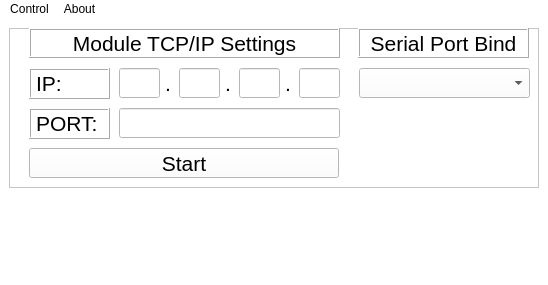
<?xml version="1.0" encoding="UTF-8"?>
<ui version="4.0">
 <class>oMainWind</class>
 <widget class="QMainWindow" name="oMainWind">
  <property name="geometry">
   <rect>
    <x>0</x>
    <y>0</y>
    <width>548</width>
    <height>285</height>
   </rect>
  </property>
  <property name="sizePolicy">
   <sizepolicy hsizetype="Minimum" vsizetype="Minimum">
    <horstretch>0</horstretch>
    <verstretch>0</verstretch>
   </sizepolicy>
  </property>
  <property name="maximumSize">
   <size>
    <width>550</width>
    <height>285</height>
   </size>
  </property>
  <property name="cursor">
   <cursorShape>PointingHandCursor</cursorShape>
  </property>
  <property name="windowTitle">
   <string>UART to Network Tools (Server)</string>
  </property>
  <property name="windowIcon">
   <iconset resource="images.qrc">
    <normaloff>:/qorvo_ico.png</normaloff>:/qorvo_ico.png</iconset>
  </property>
  <property name="styleSheet">
   <string notr="true">background-color: rgb(255, 255, 255);</string>
  </property>
  <property name="toolButtonStyle">
   <enum>Qt::ToolButtonIconOnly</enum>
  </property>
  <widget class="QWidget" name="centralwidget">
   <property name="autoFillBackground">
    <bool>false</bool>
   </property>
   <layout class="QGridLayout" name="gridLayout">
    <item row="0" column="0">
     <widget class="QFrame" name="oFrameMain">
      <property name="sizePolicy">
       <sizepolicy hsizetype="Expanding" vsizetype="Expanding">
        <horstretch>0</horstretch>
        <verstretch>0</verstretch>
       </sizepolicy>
      </property>
      <property name="minimumSize">
       <size>
        <width>530</width>
        <height>160</height>
       </size>
      </property>
      <property name="maximumSize">
       <size>
        <width>530</width>
        <height>160</height>
       </size>
      </property>
      <property name="cursor">
       <cursorShape>PointingHandCursor</cursorShape>
      </property>
      <property name="frameShape">
       <enum>QFrame::StyledPanel</enum>
      </property>
      <property name="frameShadow">
       <enum>QFrame::Raised</enum>
      </property>
      <widget class="QLabel" name="oLbEthernet">
       <property name="geometry">
        <rect>
         <x>20</x>
         <y>0</y>
         <width>311</width>
         <height>30</height>
        </rect>
       </property>
       <property name="sizePolicy">
        <sizepolicy hsizetype="MinimumExpanding" vsizetype="MinimumExpanding">
         <horstretch>0</horstretch>
         <verstretch>0</verstretch>
        </sizepolicy>
       </property>
       <property name="minimumSize">
        <size>
         <width>300</width>
         <height>30</height>
        </size>
       </property>
       <property name="maximumSize">
        <size>
         <width>500</width>
         <height>60</height>
        </size>
       </property>
       <property name="font">
        <font>
         <pointsize>16</pointsize>
        </font>
       </property>
       <property name="layoutDirection">
        <enum>Qt::LeftToRight</enum>
       </property>
       <property name="frameShape">
        <enum>QFrame::Box</enum>
       </property>
       <property name="frameShadow">
        <enum>QFrame::Raised</enum>
       </property>
       <property name="text">
        <string>Module TCP/IP Settings</string>
       </property>
       <property name="alignment">
        <set>Qt::AlignCenter</set>
       </property>
      </widget>
      <widget class="QLabel" name="oLbCom">
       <property name="geometry">
        <rect>
         <x>349</x>
         <y>0</y>
         <width>171</width>
         <height>30</height>
        </rect>
       </property>
       <property name="sizePolicy">
        <sizepolicy hsizetype="Preferred" vsizetype="Minimum">
         <horstretch>0</horstretch>
         <verstretch>0</verstretch>
        </sizepolicy>
       </property>
       <property name="minimumSize">
        <size>
         <width>160</width>
         <height>30</height>
        </size>
       </property>
       <property name="maximumSize">
        <size>
         <width>2000</width>
         <height>30</height>
        </size>
       </property>
       <property name="font">
        <font>
         <pointsize>16</pointsize>
        </font>
       </property>
       <property name="frameShape">
        <enum>QFrame::Box</enum>
       </property>
       <property name="frameShadow">
        <enum>QFrame::Raised</enum>
       </property>
       <property name="text">
        <string>Serial Port Bind</string>
       </property>
       <property name="alignment">
        <set>Qt::AlignCenter</set>
       </property>
      </widget>
      <widget class="QLineEdit" name="oEntryIp0">
       <property name="geometry">
        <rect>
         <x>110</x>
         <y>40</y>
         <width>41</width>
         <height>30</height>
        </rect>
       </property>
       <property name="sizePolicy">
        <sizepolicy hsizetype="MinimumExpanding" vsizetype="MinimumExpanding">
         <horstretch>0</horstretch>
         <verstretch>0</verstretch>
        </sizepolicy>
       </property>
       <property name="minimumSize">
        <size>
         <width>30</width>
         <height>30</height>
        </size>
       </property>
       <property name="font">
        <font>
         <pointsize>16</pointsize>
        </font>
       </property>
       <property name="text">
        <string/>
       </property>
       <property name="maxLength">
        <number>3</number>
       </property>
       <property name="alignment">
        <set>Qt::AlignLeading|Qt::AlignLeft|Qt::AlignTop</set>
       </property>
       <property name="placeholderText">
        <string/>
       </property>
      </widget>
      <widget class="QLineEdit" name="oEntryPort">
       <property name="geometry">
        <rect>
         <x>110</x>
         <y>80</y>
         <width>221</width>
         <height>30</height>
        </rect>
       </property>
       <property name="sizePolicy">
        <sizepolicy hsizetype="Minimum" vsizetype="Minimum">
         <horstretch>0</horstretch>
         <verstretch>0</verstretch>
        </sizepolicy>
       </property>
       <property name="minimumSize">
        <size>
         <width>100</width>
         <height>30</height>
        </size>
       </property>
       <property name="font">
        <font>
         <pointsize>16</pointsize>
        </font>
       </property>
       <property name="maxLength">
        <number>5</number>
       </property>
       <property name="alignment">
        <set>Qt::AlignLeading|Qt::AlignLeft|Qt::AlignTop</set>
       </property>
       <property name="clearButtonEnabled">
        <bool>false</bool>
       </property>
      </widget>
      <widget class="QComboBox" name="oListBoxCom">
       <property name="geometry">
        <rect>
         <x>350</x>
         <y>40</y>
         <width>171</width>
         <height>30</height>
        </rect>
       </property>
       <property name="sizePolicy">
        <sizepolicy hsizetype="Preferred" vsizetype="Fixed">
         <horstretch>0</horstretch>
         <verstretch>0</verstretch>
        </sizepolicy>
       </property>
       <property name="minimumSize">
        <size>
         <width>160</width>
         <height>20</height>
        </size>
       </property>
       <property name="maximumSize">
        <size>
         <width>16777215</width>
         <height>30</height>
        </size>
       </property>
       <property name="font">
        <font>
         <pointsize>16</pointsize>
        </font>
       </property>
       <property name="layoutDirection">
        <enum>Qt::LeftToRight</enum>
       </property>
      </widget>
      <widget class="QLabel" name="oLbIp">
       <property name="geometry">
        <rect>
         <x>20</x>
         <y>40</y>
         <width>81</width>
         <height>31</height>
        </rect>
       </property>
       <property name="sizePolicy">
        <sizepolicy hsizetype="Ignored" vsizetype="Ignored">
         <horstretch>0</horstretch>
         <verstretch>0</verstretch>
        </sizepolicy>
       </property>
       <property name="minimumSize">
        <size>
         <width>50</width>
         <height>30</height>
        </size>
       </property>
       <property name="font">
        <font>
         <pointsize>16</pointsize>
        </font>
       </property>
       <property name="frameShape">
        <enum>QFrame::Box</enum>
       </property>
       <property name="frameShadow">
        <enum>QFrame::Raised</enum>
       </property>
       <property name="text">
        <string>IP: </string>
       </property>
       <property name="alignment">
        <set>Qt::AlignLeading|Qt::AlignLeft|Qt::AlignVCenter</set>
       </property>
      </widget>
      <widget class="QLabel" name="oLbPort">
       <property name="geometry">
        <rect>
         <x>20</x>
         <y>80</y>
         <width>81</width>
         <height>31</height>
        </rect>
       </property>
       <property name="sizePolicy">
        <sizepolicy hsizetype="Ignored" vsizetype="Ignored">
         <horstretch>0</horstretch>
         <verstretch>0</verstretch>
        </sizepolicy>
       </property>
       <property name="minimumSize">
        <size>
         <width>50</width>
         <height>30</height>
        </size>
       </property>
       <property name="font">
        <font>
         <pointsize>16</pointsize>
        </font>
       </property>
       <property name="frameShape">
        <enum>QFrame::Box</enum>
       </property>
       <property name="frameShadow">
        <enum>QFrame::Raised</enum>
       </property>
       <property name="text">
        <string>PORT: </string>
       </property>
       <property name="alignment">
        <set>Qt::AlignLeading|Qt::AlignLeft|Qt::AlignVCenter</set>
       </property>
      </widget>
      <widget class="QPushButton" name="oButStartStop">
       <property name="geometry">
        <rect>
         <x>20</x>
         <y>120</y>
         <width>310</width>
         <height>30</height>
        </rect>
       </property>
       <property name="maximumSize">
        <size>
         <width>16777215</width>
         <height>30</height>
        </size>
       </property>
       <property name="font">
        <font>
         <pointsize>16</pointsize>
        </font>
       </property>
       <property name="text">
        <string>Start</string>
       </property>
       <property name="flat">
        <bool>false</bool>
       </property>
      </widget>
      <widget class="QLineEdit" name="oEntryIp1">
       <property name="geometry">
        <rect>
         <x>170</x>
         <y>40</y>
         <width>41</width>
         <height>30</height>
        </rect>
       </property>
       <property name="sizePolicy">
        <sizepolicy hsizetype="MinimumExpanding" vsizetype="MinimumExpanding">
         <horstretch>0</horstretch>
         <verstretch>0</verstretch>
        </sizepolicy>
       </property>
       <property name="minimumSize">
        <size>
         <width>30</width>
         <height>30</height>
        </size>
       </property>
       <property name="font">
        <font>
         <pointsize>16</pointsize>
        </font>
       </property>
       <property name="text">
        <string/>
       </property>
       <property name="maxLength">
        <number>3</number>
       </property>
       <property name="alignment">
        <set>Qt::AlignLeading|Qt::AlignLeft|Qt::AlignTop</set>
       </property>
       <property name="placeholderText">
        <string/>
       </property>
      </widget>
      <widget class="QLineEdit" name="oEntryIp2">
       <property name="geometry">
        <rect>
         <x>230</x>
         <y>40</y>
         <width>41</width>
         <height>30</height>
        </rect>
       </property>
       <property name="sizePolicy">
        <sizepolicy hsizetype="MinimumExpanding" vsizetype="MinimumExpanding">
         <horstretch>0</horstretch>
         <verstretch>0</verstretch>
        </sizepolicy>
       </property>
       <property name="minimumSize">
        <size>
         <width>30</width>
         <height>30</height>
        </size>
       </property>
       <property name="font">
        <font>
         <pointsize>16</pointsize>
        </font>
       </property>
       <property name="text">
        <string/>
       </property>
       <property name="maxLength">
        <number>3</number>
       </property>
       <property name="alignment">
        <set>Qt::AlignLeading|Qt::AlignLeft|Qt::AlignTop</set>
       </property>
       <property name="placeholderText">
        <string/>
       </property>
      </widget>
      <widget class="QLineEdit" name="oEntryIp3">
       <property name="geometry">
        <rect>
         <x>290</x>
         <y>40</y>
         <width>41</width>
         <height>30</height>
        </rect>
       </property>
       <property name="sizePolicy">
        <sizepolicy hsizetype="MinimumExpanding" vsizetype="MinimumExpanding">
         <horstretch>0</horstretch>
         <verstretch>0</verstretch>
        </sizepolicy>
       </property>
       <property name="minimumSize">
        <size>
         <width>30</width>
         <height>30</height>
        </size>
       </property>
       <property name="font">
        <font>
         <pointsize>16</pointsize>
        </font>
       </property>
       <property name="text">
        <string/>
       </property>
       <property name="maxLength">
        <number>3</number>
       </property>
       <property name="alignment">
        <set>Qt::AlignLeading|Qt::AlignLeft|Qt::AlignTop</set>
       </property>
       <property name="placeholderText">
        <string/>
       </property>
      </widget>
      <widget class="QLabel" name="oLbIp_2">
       <property name="geometry">
        <rect>
         <x>151</x>
         <y>40</y>
         <width>16</width>
         <height>31</height>
        </rect>
       </property>
       <property name="sizePolicy">
        <sizepolicy hsizetype="Ignored" vsizetype="Ignored">
         <horstretch>0</horstretch>
         <verstretch>0</verstretch>
        </sizepolicy>
       </property>
       <property name="minimumSize">
        <size>
         <width>5</width>
         <height>30</height>
        </size>
       </property>
       <property name="font">
        <font>
         <pointsize>16</pointsize>
        </font>
       </property>
       <property name="frameShape">
        <enum>QFrame::NoFrame</enum>
       </property>
       <property name="frameShadow">
        <enum>QFrame::Plain</enum>
       </property>
       <property name="text">
        <string>.</string>
       </property>
       <property name="alignment">
        <set>Qt::AlignCenter</set>
       </property>
      </widget>
      <widget class="QLabel" name="oLbIp_3">
       <property name="geometry">
        <rect>
         <x>211</x>
         <y>40</y>
         <width>16</width>
         <height>31</height>
        </rect>
       </property>
       <property name="sizePolicy">
        <sizepolicy hsizetype="Ignored" vsizetype="Ignored">
         <horstretch>0</horstretch>
         <verstretch>0</verstretch>
        </sizepolicy>
       </property>
       <property name="minimumSize">
        <size>
         <width>5</width>
         <height>30</height>
        </size>
       </property>
       <property name="font">
        <font>
         <pointsize>16</pointsize>
        </font>
       </property>
       <property name="frameShape">
        <enum>QFrame::NoFrame</enum>
       </property>
       <property name="frameShadow">
        <enum>QFrame::Plain</enum>
       </property>
       <property name="text">
        <string>.</string>
       </property>
       <property name="alignment">
        <set>Qt::AlignCenter</set>
       </property>
      </widget>
      <widget class="QLabel" name="oLbIp_4">
       <property name="geometry">
        <rect>
         <x>271</x>
         <y>40</y>
         <width>16</width>
         <height>31</height>
        </rect>
       </property>
       <property name="sizePolicy">
        <sizepolicy hsizetype="Ignored" vsizetype="Ignored">
         <horstretch>0</horstretch>
         <verstretch>0</verstretch>
        </sizepolicy>
       </property>
       <property name="minimumSize">
        <size>
         <width>5</width>
         <height>30</height>
        </size>
       </property>
       <property name="font">
        <font>
         <pointsize>16</pointsize>
        </font>
       </property>
       <property name="frameShape">
        <enum>QFrame::NoFrame</enum>
       </property>
       <property name="frameShadow">
        <enum>QFrame::Plain</enum>
       </property>
       <property name="text">
        <string>.</string>
       </property>
       <property name="alignment">
        <set>Qt::AlignCenter</set>
       </property>
      </widget>
      <widget class="QLabel" name="oLbStatus">
       <property name="geometry">
        <rect>
         <x>410</x>
         <y>90</y>
         <width>45</width>
         <height>45</height>
        </rect>
       </property>
       <property name="minimumSize">
        <size>
         <width>45</width>
         <height>45</height>
        </size>
       </property>
       <property name="maximumSize">
        <size>
         <width>45</width>
         <height>45</height>
        </size>
       </property>
       <property name="text">
        <string/>
       </property>
       <property name="pixmap">
        <pixmap resource="images.qrc">:/red.png</pixmap>
       </property>
       <property name="scaledContents">
        <bool>true</bool>
       </property>
      </widget>
     </widget>
    </item>
    <item row="1" column="0" alignment="Qt::AlignHCenter|Qt::AlignVCenter">
     <widget class="QLabel" name="oLbLargeIcon">
      <property name="sizePolicy">
       <sizepolicy hsizetype="Minimum" vsizetype="Minimum">
        <horstretch>0</horstretch>
        <verstretch>0</verstretch>
       </sizepolicy>
      </property>
      <property name="minimumSize">
       <size>
        <width>0</width>
        <height>80</height>
       </size>
      </property>
      <property name="maximumSize">
       <size>
        <width>200</width>
        <height>80</height>
       </size>
      </property>
      <property name="layoutDirection">
       <enum>Qt::LeftToRight</enum>
      </property>
      <property name="midLineWidth">
       <number>6</number>
      </property>
      <property name="text">
       <string/>
      </property>
      <property name="pixmap">
       <pixmap resource="images.qrc">:/Qorvo_Logo.png</pixmap>
      </property>
      <property name="scaledContents">
       <bool>true</bool>
      </property>
      <property name="alignment">
       <set>Qt::AlignCenter</set>
      </property>
     </widget>
    </item>
   </layout>
  </widget>
  <widget class="QMenuBar" name="menubar">
   <property name="geometry">
    <rect>
     <x>0</x>
     <y>0</y>
     <width>548</width>
     <height>21</height>
    </rect>
   </property>
   <widget class="QMenu" name="menuinfo">
    <property name="title">
     <string>Control</string>
    </property>
    <addaction name="oActExit"/>
   </widget>
   <widget class="QMenu" name="menuAbout">
    <property name="title">
     <string>About</string>
    </property>
    <addaction name="oActInfo"/>
   </widget>
   <addaction name="menuinfo"/>
   <addaction name="menuAbout"/>
  </widget>
  <action name="oActExit">
   <property name="text">
    <string>Exit</string>
   </property>
  </action>
  <action name="oActInfo">
   <property name="text">
    <string>Info</string>
   </property>
  </action>
 </widget>
 <resources>
  <include location="images.qrc"/>
 </resources>
 <connections/>
</ui>
